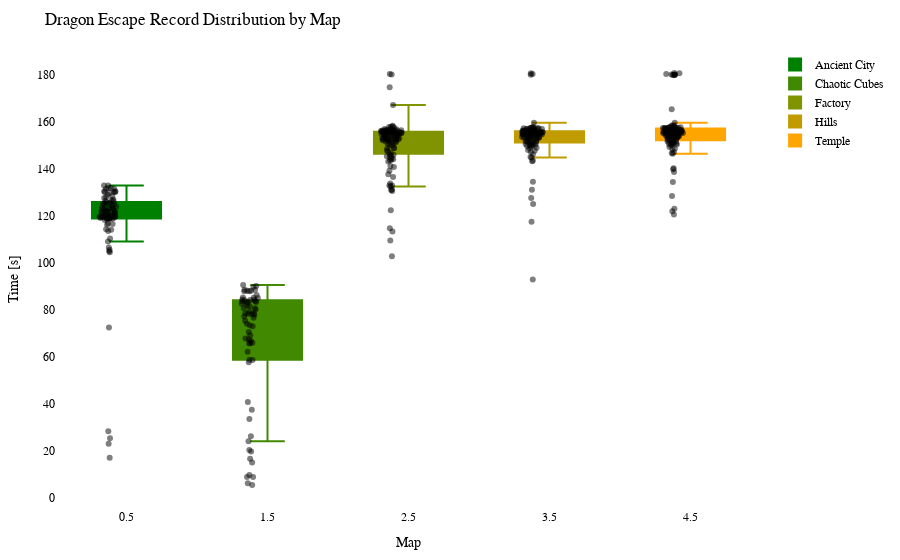

Write notebook code for a chart like this one.
### Code cell
import plotly.graph_objects as go
import plotly.io as pio

df = getRecordsDataframe(minigame="Drachenflucht")

# Calculate the offset for centering the data points
num_columns = len(df.columns)
offset = 0.5

# Create a Swarm plot using Plotly
fig = go.Figure()

cmap = LinearSegmentedColormap.from_list("green_orange", ["green", "orange"])
colors = [to_hex(cmap(i / (num_columns - 1))) for i in range(num_columns)]

for i, (column, color) in enumerate(zip(df.columns, colors)):
    x_values = [i + offset] * len(df[column])  # Adjust x-values with offset for horizontal centering
    fig.add_trace(go.Box(x=x_values,
                         y=df[column],
                         name=column,
                         boxpoints='all',
                         pointpos=-0.5,  # Adjust point position to prevent overlapping
                         marker=dict(color='rgba(0,0,0,0.5)', size=6),  # Adjust marker color and size
                         line=dict(color=color),
                         fillcolor=color,
                         hovertext=df_to_html.index,
                         hoverinfo='name+text+y',
                         showlegend=True))

fig.update_layout(title="Dragon Escape Record Distribution by Map",
                  xaxis=dict(title="Map"),
                  yaxis=dict(title="Time [s]"),
                  showlegend=True,
                  font=dict(family="Arial", size=12, color="black"),  # Customize font
                  plot_bgcolor="white",  # Set background color
                  margin=dict(l=50, r=50, t=50, b=50),  # Adjust margins for better layout
                  )

pio.show(fig)

pio.write_html(fig, "out/drache_swarm_plot.html")

### Figure 1 — Plotly figure (JSON) as saved in the notebook; plotly's stock layout.template omitted (floating-point values rounded to 4 significant figures)
{"data": [{"boxpoints": "all", "fillcolor": "#008000", "hoverinfo": "name+text+y", "hovertext": ["20LeRe10", "2wc", "agowskyy", "Allooy", "Anni808", "Axollotel", "bawskey", "BusinessBent", "ByNetherdude", "byTobi", "cediiiiii_10", "Chander24", "Chrisi20101", "CML_Justin", "crocodile1870", "cxl1lo", "DarkCobweb", "deadfiight", "DerBaumIstDerWeg", "Dokkkkko", "Ex4cted", "Falke23_5", "Feinberg", "ffawks", "Fflopse", "ForceFox", "Freeeedom", "frutigall", "GamemasterNiki", "GeneralEnte06", "Gerrygames", "Gobo9", "GrafikKatze", "Grapfen", "Gummibearchen", "H1ghsay", "h4nnes", "Harold_Sensemann", "HeIsJustAPoorBoy", "HerrDante", "Jan2220", "JennieKim", "jimmi1410", "JOW23", "Joy_8oy", "juvona", "KakaMC", "Kanickelul", "Keenaai", "Kokochampi", "Kokochampo", "Kopfradio", "Krusti", "Kyuudo", "La_meleagro", "LeWi_100", "Lingex", "lizsyy", "LordAlexos", "loukrativ", "Lubottus", "Luis_XYZ", "M0orey_0", "marbrueck", "Martomias", "Mincheeen", "miridis41", "MrNulfred", "Mvsk_", "myshq", "Nexilus", "Ninivee", "officialryzon", "Oronor", "PedroZockt", "Picutar", "PixlNight", "PolizeiDreamy", "Radattel", "Radiokopf", "Raefinzs", "ReichesBrot", "revolverz", "Ritokii", "Sackkerl", "SB387", "ScreamingBlatz", "Sebi1801", "Seemops_8", "Sey__", "Shiewk", "SiLoHB", "Snitcherella", "SpeckyCut", "StaudammAusHolz", "TheBreadHD", "TheFabo", "Tomiokey", "twitchparaskiill", "Txlentierter", "T_Niko_T", "Umgfoin", "WachtelWachtel", "WirdNichtGeladen", "Wissender", "xBaumeisterin", "xX_Dima_ggg_Xx6", "xX_Masha_ggg_Xx9", "yzvm", "_n3d", "_Waldi_"], "line": {"color": "#008000"}, "marker": {"color": "rgba(0,0,0,0.5)", "size": 6}, "name": "Ancient City", "pointpos": -0.5, "showlegend": true, "type": "box", "x": [0.5, 0.5, 0.5, 0.5, 0.5, 0.5, 0.5, 0.5, 0.5, 0.5, 0.5, 0.5, 0.5, 0.5, 0.5, 0.5, 0.5, 0.5, 0.5, 0.5, 0.5, 0.5, 0.5, 0.5, 0.5, 0.5, 0.5, 0.5, 0.5, 0.5, 0.5, 0.5, 0.5, 0.5, 0.5, 0.5, 0.5, 0.5, 0.5, 0.5, 0.5, 0.5, 0.5, 0.5, 0.5, 0.5, 0.5, 0.5, 0.5, 0.5, 0.5, 0.5, 0.5, 0.5, 0.5, 0.5, 0.5, 0.5, 0.5, 0.5, 0.5, 0.5, 0.5, 0.5, 0.5, 0.5, 0.5, 0.5, 0.5, 0.5, 0.5, 0.5, 0.5, 0.5, 0.5, 0.5, 0.5, 0.5, 0.5, 0.5, 0.5, 0.5, 0.5, 0.5, 0.5, 0.5, 0.5, 0.5, 0.5, 0.5, 0.5, 0.5, 0.5, 0.5, 0.5, 0.5, 0.5, 0.5, 0.5, 0.5, 0.5, 0.5, 0.5, 0.5, 0.5, 0.5, 0.5, 0.5, 0.5, 0.5, 0.5], "y": [116.9, 125.2, null, 116.3, 118.9, null, null, 123.2, 119.8, 124.4, 133.0, 23.01, 109.2, 123.4, 127.6, 110.5, 128.1, null, null, null, 129.8, null, 123.9, null, 130.2, 126.7, 121.6, null, 106.5, 123.6, 131.6, 133.0, 120.7, 130.5, null, null, 125.6, 121.8, null, 131.9, 125.1, 114.3, null, 131.6, null, 104.6, 130.5, 122.1, 119.9, 119.6, 118.9, null, 120.7, 118.7, 119.5, 125.3, 119.2, 130.2, 127.0, 72.53, 119.8, 17.04, null, 122.0, 123.0, null, 123.3, null, 122.0, 119.0, 113.6, 118.3, null, 125.3, 131.9, null, 130.2, 119.2, null, 28.34, 105.0, 119.9, 121.2, 121.7, null, 25.32, 122.9, null, null, 128.5, 120.4, 114.1, 105.7, 119.3, 121.5, null, 126.5, 116.6, 121.0, null, 125.8, 119.6, 120.4, 129.0, null, 118.9, 119.1, null, null, 126.4, null]}, {"boxpoints": "all", "fillcolor": "#408900", "hoverinfo": "name+text+y", "hovertext": ["20LeRe10", "2wc", "agowskyy", "Allooy", "Anni808", "Axollotel", "bawskey", "BusinessBent", "ByNetherdude", "byTobi", "cediiiiii_10", "Chander24", "Chrisi20101", "CML_Justin", "crocodile1870", "cxl1lo", "DarkCobweb", "deadfiight", "DerBaumIstDerWeg", "Dokkkkko", "Ex4cted", "Falke23_5", "Feinberg", "ffawks", "Fflopse", "ForceFox", "Freeeedom", "frutigall", "GamemasterNiki", "GeneralEnte06", "Gerrygames", "Gobo9", "GrafikKatze", "Grapfen", "Gummibearchen", "H1ghsay", "h4nnes", "Harold_Sensemann", "HeIsJustAPoorBoy", "HerrDante", "Jan2220", "JennieKim", "jimmi1410", "JOW23", "Joy_8oy", "juvona", "KakaMC", "Kanickelul", "Keenaai", "Kokochampi", "Kokochampo", "Kopfradio", "Krusti", "Kyuudo", "La_meleagro", "LeWi_100", "Lingex", "lizsyy", "LordAlexos", "loukrativ", "Lubottus", "Luis_XYZ", "M0orey_0", "marbrueck", "Martomias", "Mincheeen", "miridis41", "MrNulfred", "Mvsk_", "myshq", "Nexilus", "Ninivee", "officialryzon", "Oronor", "PedroZockt", "Picutar", "PixlNight", "PolizeiDreamy", "Radattel", "Radiokopf", "Raefinzs", "ReichesBrot", "revolverz", "Ritokii", "Sackkerl", "SB387", "ScreamingBlatz", "Sebi1801", "Seemops_8", "Sey__", "Shiewk", "SiLoHB", "Snitcherella", "SpeckyCut", "StaudammAusHolz", "TheBreadHD", "TheFabo", "Tomiokey", "twitchparaskiill", "Txlentierter", "T_Niko_T", "Umgfoin", "WachtelWachtel", "WirdNichtGeladen", "Wissender", "xBaumeisterin", "xX_Dima_ggg_Xx6", "xX_Masha_ggg_Xx9", "yzvm", "_n3d", "_Waldi_"], "line": {"color": "#408900"}, "marker": {"color": "rgba(0,0,0,0.5)", "size": 6}, "name": "Chaotic Cubes", "pointpos": -0.5, "showlegend": true, "type": "box", "x": [1.5, 1.5, 1.5, 1.5, 1.5, 1.5, 1.5, 1.5, 1.5, 1.5, 1.5, 1.5, 1.5, 1.5, 1.5, 1.5, 1.5, 1.5, 1.5, 1.5, 1.5, 1.5, 1.5, 1.5, 1.5, 1.5, 1.5, 1.5, 1.5, 1.5, 1.5, 1.5, 1.5, 1.5, 1.5, 1.5, 1.5, 1.5, 1.5, 1.5, 1.5, 1.5, 1.5, 1.5, 1.5, 1.5, 1.5, 1.5, 1.5, 1.5, 1.5, 1.5, 1.5, 1.5, 1.5, 1.5, 1.5, 1.5, 1.5, 1.5, 1.5, 1.5, 1.5, 1.5, 1.5, 1.5, 1.5, 1.5, 1.5, 1.5, 1.5, 1.5, 1.5, 1.5, 1.5, 1.5, 1.5, 1.5, 1.5, 1.5, 1.5, 1.5, 1.5, 1.5, 1.5, 1.5, 1.5, 1.5, 1.5, 1.5, 1.5, 1.5, 1.5, 1.5, 1.5, 1.5, 1.5, 1.5, 1.5, 1.5, 1.5, 1.5, 1.5, 1.5, 1.5, 1.5, 1.5, 1.5, 1.5, 1.5, 1.5], "y": [67.77, 88.59, null, 79.3, null, null, null, 80.69, 77.18, 78.46, null, 78.34, 65.68, null, 65.96, 24.07, 88.2, null, null, null, 89.75, 85.05, null, null, 80.18, 9.703, null, 37.45, 19.67, 74.07, 83.8, 84.36, null, 87.91, 73.5, null, 84.45, 81.52, 83.36, 90.12, 82.61, null, null, 84.2, 5.38, 57.74, 86.31, 15.01, 67.43, 16.62, null, null, 85.16, null, 78.53, 87.89, null, 77.91, null, 8.862, 26.21, null, null, 78.1, null, null, 85.24, null, null, null, 80.65, 58.76, null, null, 90.6, null, 83.02, 65.86, null, 20.31, 40.81, 73.05, null, 83.72, null, 33.54, 70.54, null, 83.36, null, 66.9, 8.803, 69.19, 84.15, null, null, 88.58, null, 81.9, null, 88.16, null, 62.16, null, 58.7, 75.34, null, null, null, 6.115, 76.69]}, {"boxpoints": "all", "fillcolor": "#809300", "hoverinfo": "name+text+y", "hovertext": ["20LeRe10", "2wc", "agowskyy", "Allooy", "Anni808", "Axollotel", "bawskey", "BusinessBent", "ByNetherdude", "byTobi", "cediiiiii_10", "Chander24", "Chrisi20101", "CML_Justin", "crocodile1870", "cxl1lo", "DarkCobweb", "deadfiight", "DerBaumIstDerWeg", "Dokkkkko", "Ex4cted", "Falke23_5", "Feinberg", "ffawks", "Fflopse", "ForceFox", "Freeeedom", "frutigall", "GamemasterNiki", "GeneralEnte06", "Gerrygames", "Gobo9", "GrafikKatze", "Grapfen", "Gummibearchen", "H1ghsay", "h4nnes", "Harold_Sensemann", "HeIsJustAPoorBoy", "HerrDante", "Jan2220", "JennieKim", "jimmi1410", "JOW23", "Joy_8oy", "juvona", "KakaMC", "Kanickelul", "Keenaai", "Kokochampi", "Kokochampo", "Kopfradio", "Krusti", "Kyuudo", "La_meleagro", "LeWi_100", "Lingex", "lizsyy", "LordAlexos", "loukrativ", "Lubottus", "Luis_XYZ", "M0orey_0", "marbrueck", "Martomias", "Mincheeen", "miridis41", "MrNulfred", "Mvsk_", "myshq", "Nexilus", "Ninivee", "officialryzon", "Oronor", "PedroZockt", "Picutar", "PixlNight", "PolizeiDreamy", "Radattel", "Radiokopf", "Raefinzs", "ReichesBrot", "revolverz", "Ritokii", "Sackkerl", "SB387", "ScreamingBlatz", "Sebi1801", "Seemops_8", "Sey__", "Shiewk", "SiLoHB", "Snitcherella", "SpeckyCut", "StaudammAusHolz", "TheBreadHD", "TheFabo", "Tomiokey", "twitchparaskiill", "Txlentierter", "T_Niko_T", "Umgfoin", "WachtelWachtel", "WirdNichtGeladen", "Wissender", "xBaumeisterin", "xX_Dima_ggg_Xx6", "xX_Masha_ggg_Xx9", "yzvm", "_n3d", "_Waldi_"], "line": {"color": "#809300"}, "marker": {"color": "rgba(0,0,0,0.5)", "size": 6}, "name": "Factory", "pointpos": -0.5, "showlegend": true, "type": "box", "x": [2.5, 2.5, 2.5, 2.5, 2.5, 2.5, 2.5, 2.5, 2.5, 2.5, 2.5, 2.5, 2.5, 2.5, 2.5, 2.5, 2.5, 2.5, 2.5, 2.5, 2.5, 2.5, 2.5, 2.5, 2.5, 2.5, 2.5, 2.5, 2.5, 2.5, 2.5, 2.5, 2.5, 2.5, 2.5, 2.5, 2.5, 2.5, 2.5, 2.5, 2.5, 2.5, 2.5, 2.5, 2.5, 2.5, 2.5, 2.5, 2.5, 2.5, 2.5, 2.5, 2.5, 2.5, 2.5, 2.5, 2.5, 2.5, 2.5, 2.5, 2.5, 2.5, 2.5, 2.5, 2.5, 2.5, 2.5, 2.5, 2.5, 2.5, 2.5, 2.5, 2.5, 2.5, 2.5, 2.5, 2.5, 2.5, 2.5, 2.5, 2.5, 2.5, 2.5, 2.5, 2.5, 2.5, 2.5, 2.5, 2.5, 2.5, 2.5, 2.5, 2.5, 2.5, 2.5, 2.5, 2.5, 2.5, 2.5, 2.5, 2.5, 2.5, 2.5, 2.5, 2.5, 2.5, 2.5, 2.5, 2.5, 2.5, 2.5], "y": [155.2, 131.3, 150.1, 151.0, 155.1, 147.4, 156.0, 144.0, 136.6, 152.2, 180.3, 151.7, 154.1, 144.1, 154.8, 167.2, 155.9, 156.4, 152.9, 156.4, 156.5, 155.2, null, 155.6, 157.9, 133.0, 156.5, 152.8, 152.4, 157.1, 114.8, 156.0, 140.9, 155.6, 157.9, 180.5, 156.7, 151.4, 154.2, 153.1, 154.4, 145.5, 153.7, 148.8, 158.1, 145.1, 153.1, null, 133.8, 146.1, 145.5, 152.2, 156.4, 154.5, 141.3, 154.7, 152.0, 156.4, 157.1, 146.1, 156.4, 143.2, 156.7, 152.6, 155.8, 152.9, 102.8, 158.5, 131.0, 174.8, 154.5, 152.3, 113.4, 146.8, 157.7, 155.0, 152.7, 109.5, 152.9, 155.4, 139.2, 143.7, 132.6, 150.0, 155.1, 155.8, 154.7, null, 155.8, 155.9, 155.9, 144.7, 130.6, 147.9, 137.7, 156.9, 122.5, 153.7, 149.0, 148.9, 133.0, 156.3, 156.3, 150.8, 156.2, 154.9, 153.6, 153.9, 155.9, 152.6, 151.1]}, {"boxpoints": "all", "fillcolor": "#c09c00", "hoverinfo": "name+text+y", "hovertext": ["20LeRe10", "2wc", "agowskyy", "Allooy", "Anni808", "Axollotel", "bawskey", "BusinessBent", "ByNetherdude", "byTobi", "cediiiiii_10", "Chander24", "Chrisi20101", "CML_Justin", "crocodile1870", "cxl1lo", "DarkCobweb", "deadfiight", "DerBaumIstDerWeg", "Dokkkkko", "Ex4cted", "Falke23_5", "Feinberg", "ffawks", "Fflopse", "ForceFox", "Freeeedom", "frutigall", "GamemasterNiki", "GeneralEnte06", "Gerrygames", "Gobo9", "GrafikKatze", "Grapfen", "Gummibearchen", "H1ghsay", "h4nnes", "Harold_Sensemann", "HeIsJustAPoorBoy", "HerrDante", "Jan2220", "JennieKim", "jimmi1410", "JOW23", "Joy_8oy", "juvona", "KakaMC", "Kanickelul", "Keenaai", "Kokochampi", "Kokochampo", "Kopfradio", "Krusti", "Kyuudo", "La_meleagro", "LeWi_100", "Lingex", "lizsyy", "LordAlexos", "loukrativ", "Lubottus", "Luis_XYZ", "M0orey_0", "marbrueck", "Martomias", "Mincheeen", "miridis41", "MrNulfred", "Mvsk_", "myshq", "Nexilus", "Ninivee", "officialryzon", "Oronor", "PedroZockt", "Picutar", "PixlNight", "PolizeiDreamy", "Radattel", "Radiokopf", "Raefinzs", "ReichesBrot", "revolverz", "Ritokii", "Sackkerl", "SB387", "ScreamingBlatz", "Sebi1801", "Seemops_8", "Sey__", "Shiewk", "SiLoHB", "Snitcherella", "SpeckyCut", "StaudammAusHolz", "TheBreadHD", "TheFabo", "Tomiokey", "twitchparaskiill", "Txlentierter", "T_Niko_T", "Umgfoin", "WachtelWachtel", "WirdNichtGeladen", "Wissender", "xBaumeisterin", "xX_Dima_ggg_Xx6", "xX_Masha_ggg_Xx9", "yzvm", "_n3d", "_Waldi_"], "line": {"color": "#c09c00"}, "marker": {"color": "rgba(0,0,0,0.5)", "size": 6}, "name": "Hills", "pointpos": -0.5, "showlegend": true, "type": "box", "x": [3.5, 3.5, 3.5, 3.5, 3.5, 3.5, 3.5, 3.5, 3.5, 3.5, 3.5, 3.5, 3.5, 3.5, 3.5, 3.5, 3.5, 3.5, 3.5, 3.5, 3.5, 3.5, 3.5, 3.5, 3.5, 3.5, 3.5, 3.5, 3.5, 3.5, 3.5, 3.5, 3.5, 3.5, 3.5, 3.5, 3.5, 3.5, 3.5, 3.5, 3.5, 3.5, 3.5, 3.5, 3.5, 3.5, 3.5, 3.5, 3.5, 3.5, 3.5, 3.5, 3.5, 3.5, 3.5, 3.5, 3.5, 3.5, 3.5, 3.5, 3.5, 3.5, 3.5, 3.5, 3.5, 3.5, 3.5, 3.5, 3.5, 3.5, 3.5, 3.5, 3.5, 3.5, 3.5, 3.5, 3.5, 3.5, 3.5, 3.5, 3.5, 3.5, 3.5, 3.5, 3.5, 3.5, 3.5, 3.5, 3.5, 3.5, 3.5, 3.5, 3.5, 3.5, 3.5, 3.5, 3.5, 3.5, 3.5, 3.5, 3.5, 3.5, 3.5, 3.5, 3.5, 3.5, 3.5, 3.5, 3.5, 3.5, 3.5], "y": [157.5, 144.9, 155.7, 152.9, 155.2, 155.3, 152, 153.3, 151.4, 151.9, 156.3, 151.2, 153.8, 151.8, 154.0, 154.9, 145.1, 151.6, 154.8, 157.7, 180.1, 155.8, null, 155.8, 157.1, 149.1, 156.8, 153.6, 153.3, 154.9, 131.2, 157.5, 143.6, 156.9, 156.1, 154.7, 154.5, 150.8, 155.8, 157.0, 154.9, 154.9, 153.8, 155.6, 153.7, 143.3, 154.7, 92.91, 150.1, 150.2, 149.8, 154.3, 150.7, 155.7, 134.6, 157.3, 154.9, 156.9, 153.6, 150.1, 157.6, 156.3, 155.7, 151.0, 156.2, 155.3, 117.5, 180.5, 157.2, 155.5, 152.8, 153.7, 156.0, 155.2, 180.7, 156.6, 159.7, 153.3, 150.4, 153.9, 155.7, 147.3, null, 125.1, 156.2, 147.8, 153.3, null, 155.5, 157.4, 152.5, 146.3, 156.5, 127.7, 148.1, 150.5, 148.8, 155.5, 152.8, 149.6, 153.4, 157.5, 156.1, 155.3, 155.7, 157.3, 154.6, 155.6, 154.7, 157.9, 155.1]}, {"boxpoints": "all", "fillcolor": "#ffa500", "hoverinfo": "name+text+y", "hovertext": ["20LeRe10", "2wc", "agowskyy", "Allooy", "Anni808", "Axollotel", "bawskey", "BusinessBent", "ByNetherdude", "byTobi", "cediiiiii_10", "Chander24", "Chrisi20101", "CML_Justin", "crocodile1870", "cxl1lo", "DarkCobweb", "deadfiight", "DerBaumIstDerWeg", "Dokkkkko", "Ex4cted", "Falke23_5", "Feinberg", "ffawks", "Fflopse", "ForceFox", "Freeeedom", "frutigall", "GamemasterNiki", "GeneralEnte06", "Gerrygames", "Gobo9", "GrafikKatze", "Grapfen", "Gummibearchen", "H1ghsay", "h4nnes", "Harold_Sensemann", "HeIsJustAPoorBoy", "HerrDante", "Jan2220", "JennieKim", "jimmi1410", "JOW23", "Joy_8oy", "juvona", "KakaMC", "Kanickelul", "Keenaai", "Kokochampi", "Kokochampo", "Kopfradio", "Krusti", "Kyuudo", "La_meleagro", "LeWi_100", "Lingex", "lizsyy", "LordAlexos", "loukrativ", "Lubottus", "Luis_XYZ", "M0orey_0", "marbrueck", "Martomias", "Mincheeen", "miridis41", "MrNulfred", "Mvsk_", "myshq", "Nexilus", "Ninivee", "officialryzon", "Oronor", "PedroZockt", "Picutar", "PixlNight", "PolizeiDreamy", "Radattel", "Radiokopf", "Raefinzs", "ReichesBrot", "revolverz", "Ritokii", "Sackkerl", "SB387", "ScreamingBlatz", "Sebi1801", "Seemops_8", "Sey__", "Shiewk", "SiLoHB", "Snitcherella", "SpeckyCut", "StaudammAusHolz", "TheBreadHD", "TheFabo", "Tomiokey", "twitchparaskiill", "Txlentierter", "T_Niko_T", "Umgfoin", "WachtelWachtel", "WirdNichtGeladen", "Wissender", "xBaumeisterin", "xX_Dima_ggg_Xx6", "xX_Masha_ggg_Xx9", "yzvm", "_n3d", "_Waldi_"], "line": {"color": "#ffa500"}, "marker": {"color": "rgba(0,0,0,0.5)", "size": 6}, "name": "Temple", "pointpos": -0.5, "showlegend": true, "type": "box", "x": [4.5, 4.5, 4.5, 4.5, 4.5, 4.5, 4.5, 4.5, 4.5, 4.5, 4.5, 4.5, 4.5, 4.5, 4.5, 4.5, 4.5, 4.5, 4.5, 4.5, 4.5, 4.5, 4.5, 4.5, 4.5, 4.5, 4.5, 4.5, 4.5, 4.5, 4.5, 4.5, 4.5, 4.5, 4.5, 4.5, 4.5, 4.5, 4.5, 4.5, 4.5, 4.5, 4.5, 4.5, 4.5, 4.5, 4.5, 4.5, 4.5, 4.5, 4.5, 4.5, 4.5, 4.5, 4.5, 4.5, 4.5, 4.5, 4.5, 4.5, 4.5, 4.5, 4.5, 4.5, 4.5, 4.5, 4.5, 4.5, 4.5, 4.5, 4.5, 4.5, 4.5, 4.5, 4.5, 4.5, 4.5, 4.5, 4.5, 4.5, 4.5, 4.5, 4.5, 4.5, 4.5, 4.5, 4.5, 4.5, 4.5, 4.5, 4.5, 4.5, 4.5, 4.5, 4.5, 4.5, 4.5, 4.5, 4.5, 4.5, 4.5, 4.5, 4.5, 4.5, 4.5, 4.5, 4.5, 4.5, 4.5, 4.5, 4.5], "y": [158.6, 150.8, 155.5, 157.4, 157.1, 153.3, 156.8, 148.5, 147.1, 157.5, 158.0, 155.9, 180.5, 157.7, 180.1, 156.0, 155.7, 155.7, 155.2, 154.6, 157.5, 155.7, 120.6, 155.9, 180.9, 151.2, 180.1, 159.8, 154.5, 180.2, 149.4, 158.0, 153.7, 155.6, 157.0, 157.7, 152.5, 155.7, 151.3, 155.9, 155.7, 155.6, 155.8, 165.4, 156.5, 138.7, 155.6, 128.5, 140.4, 150.5, 156.9, 155.0, 151.7, 156.3, 139.9, 155.5, 155.3, 180.1, 152.2, 151.0, 180.7, 153.7, 158.6, 153.1, 155.1, 156.7, 152.3, 154.0, 152.0, 157.6, 153.6, 153.9, 123.1, 150.1, 157.8, 157.4, 156.2, 154.6, 148.6, 155.3, 153.7, 146.5, 150.4, 150.8, 156.5, 153.1, 157.5, null, 156.3, 157.2, 154.4, 155.1, 151.8, 122.0, 154.0, 180.1, 150.6, 154.6, 155.7, 134.5, 146.8, 158.5, 157.3, 155.1, 154.0, 157.4, 153.5, 151.7, 156.4, 156.8, 180.2]}], "layout": {"font": {"color": "black", "family": "Arial", "size": 12}, "margin": {"b": 50, "l": 50, "r": 50, "t": 50}, "plot_bgcolor": "white", "showlegend": true, "title": {"text": "Dragon Escape Record Distribution by Map"}, "xaxis": {"title": {"text": "Map"}}, "yaxis": {"title": {"text": "Time [s]"}}}}
